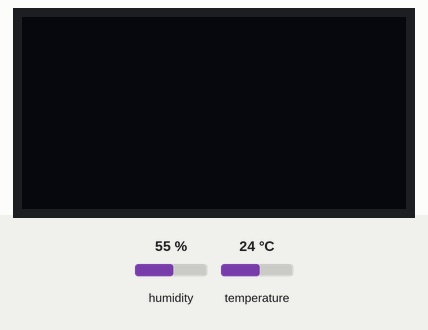
This program was run on a simulated Raspberry Pi Pico running MicroPython. Shown: 128×64 one-colour display. Inputs (shaded band) come from the test bench; at power-on: humidity 55 %, temperature 24 °C. Library files of the repository ran but are not shown: dht11_suporte.py.

Above: at 1.2 s.
1.3 s: humidity set to 68 %
At 3.6 s:
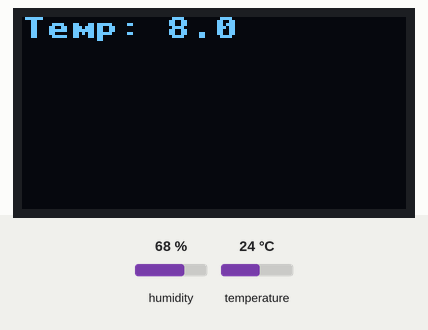
6.6 s: temperature set to 0 °C
At 8.0 s:
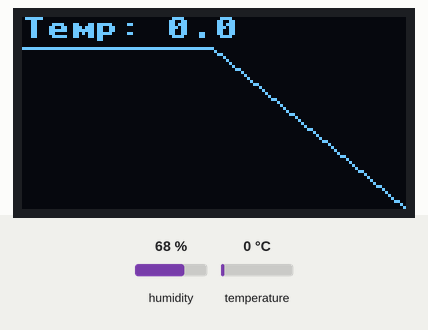
Timing chart, 0 to 9.6 s (numbered marks = the images above; inputs shaded):
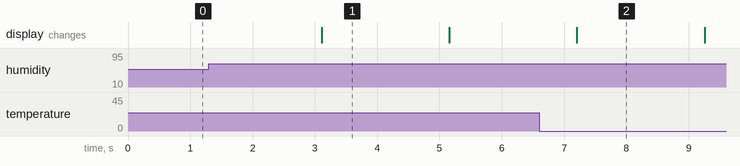

The program:

dht11_plotar.py
```python
"""Mostra um grafico continuo de temperatura ou umidade do DHT11.

Bloco correspondente: Mostrar grafico de DHT11.
Este exemplo usa o display OLED pequeno SSD1306 da BitDogLab.
"""

from machine import I2C, Pin
from ssd1306 import SSD1306_I2C
import time

from dht11_suporte import ler_dht11


POSICAO_TELA_TODA = 0
POSICAO_METADE_CIMA = 1
POSICAO_METADE_BAIXO = 2

i2c = I2C(1, scl=Pin(3), sda=Pin(2), freq=400_000)
enderecos = i2c.scan()
endereco_oled = 0x3C if 0x3C in enderecos else (0x3D if 0x3D in enderecos else 0x3C)
oled = SSD1306_I2C(128, 64, i2c, addr=endereco_oled)

_historicos = {}


def _limites_verticais(posicao):
    if posicao == POSICAO_METADE_CIMA:
        return 0, 10, 31
    if posicao == POSICAO_METADE_BAIXO:
        return 32, 42, 63
    return 0, 10, 63


def mostrar_grafico(valor, posicao=POSICAO_TELA_TODA, titulo="DHT11"):
    """Adiciona um valor ao historico e atualiza o grafico no OLED."""
    valor = float(valor)
    chave = (titulo, posicao)
    historico = _historicos.setdefault(chave, [])
    historico.append(valor)
    if len(historico) > 60:
        historico.pop(0)

    y_titulo, y_inicio, y_fim = _limites_verticais(posicao)
    oled.fill_rect(0, y_titulo, 128, y_fim - y_titulo + 1, 0)
    oled.text("{}: {:.1f}".format(titulo, valor), 0, y_titulo, 1)

    if len(historico) > 1:
        minimo = min(historico)
        maximo = max(historico)
        if maximo == minimo:
            maximo = minimo + 1

        altura = y_fim - y_inicio
        quantidade = len(historico)
        ponto_anterior = None

        for indice, amostra in enumerate(historico):
            x = int(indice * 127 / (quantidade - 1))
            y = y_fim - int((amostra - minimo) * altura / (maximo - minimo))
            if ponto_anterior is None:
                oled.pixel(x, y, 1)
            else:
                oled.line(ponto_anterior[0], ponto_anterior[1], x, y, 1)
            ponto_anterior = (x, y)

    oled.show()


while True:
    estado = ler_dht11(0)
    if estado["ok"]:
        mostrar_grafico(
            estado["temperatura"],
            posicao=POSICAO_TELA_TODA,
            titulo="Temp",
        )
    time.sleep_ms(2_000)
```

Measured:
- after the input at 1.3 s, the display: changes after 1.8 s (image 1)
- after the input at 6.6 s, the display: changes after 0.61 s (image 2)
- what the display in image 1 shows lasts 2.1 s, from 3.1 s to 5.2 s
